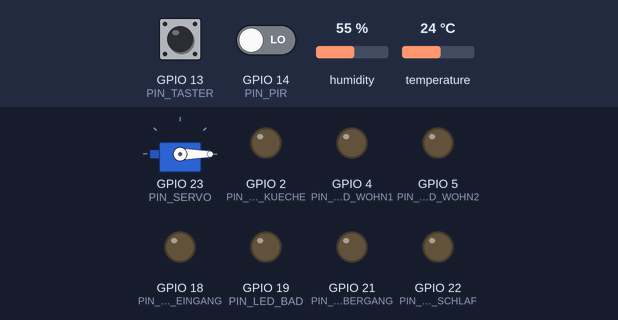
Bench run of a sketch on a simulated ESP32. Parts: servo, output pins drawn as LEDs (lit = HIGH). The inputs (shaded band) are chosen by the test bench; at power-on: GPIO 13 (PIN_TASTER) HIGH, GPIO 14 (PIN_PIR) LOW, humidity 55 %, temperature 24 °C. WiFi joins after 1.5 s; servers stay silent unless stated; no MQTT or app messages arrive unless stated; what the sketch prints to the serial monitor is not drawn.

Above: at 4.7 s.
4.8 s: GPIO 13 (PIN_TASTER) pulled LOW for 0.15 s
At 6.0 s:
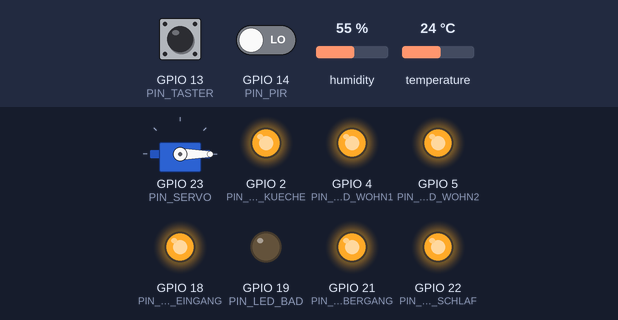
6.4 s: GPIO 14 (PIN_PIR) driven HIGH
At 7.3 s:
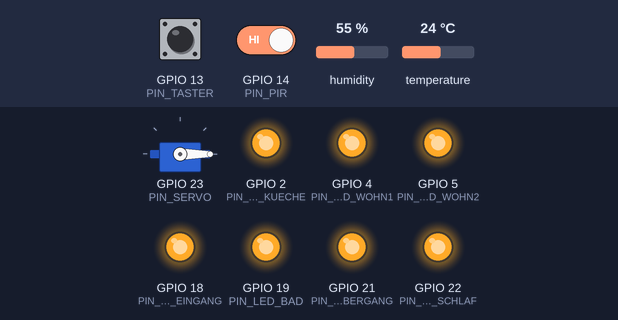
7.9 s: GPIO 13 (PIN_TASTER) pulled LOW for 1 s
At 8.6 s:
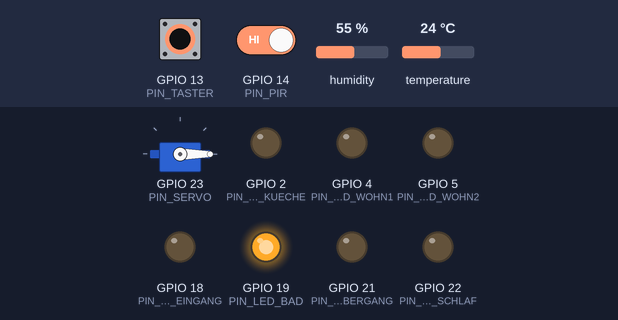
10.4 s: GPIO 13 (PIN_TASTER) pulled LOW for 3.2 s
At 11.7 s:
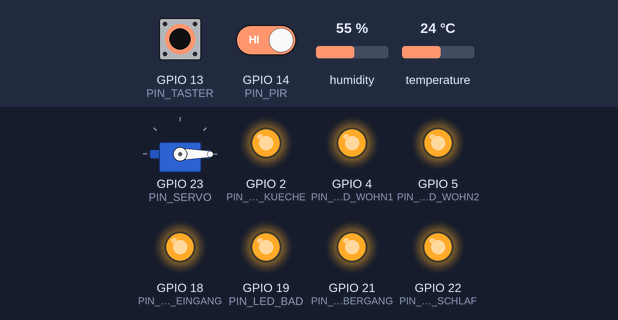
15.1 s: GPIO 14 (PIN_PIR) driven LOW
At 16.3 s:
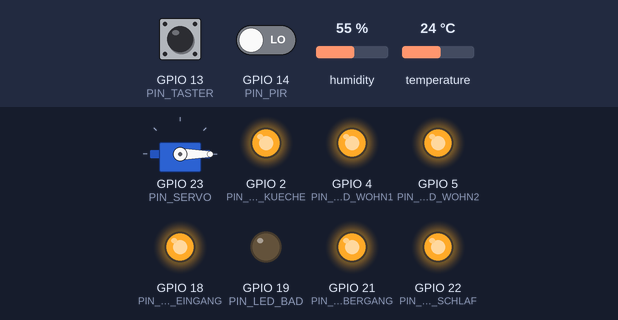
Timing chart, 0 to 17.6 s (numbered marks = the images above; inputs shaded):
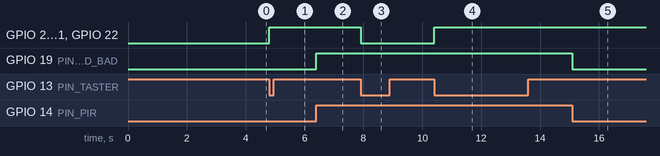

Measured:
- after the input at 4.8 s, GPIO 2 (PIN_LED_KUECHE), GPIO 4 (PIN_LED_WOHN1), GPIO 5 (PIN_LED_WOHN2), GPIO 18 (PIN_LED_EINGANG), GPIO 21 (PIN_LED_UEBERGANG), GPIO 22 (PIN_LED_SCHLAF): LOW → HIGH at once
- after the input at 6.4 s, GPIO 19 (PIN_LED_BAD): LOW → HIGH at once
- after the input at 7.9 s, GPIO 2 (PIN_LED_KUECHE), GPIO 4 (PIN_LED_WOHN1), GPIO 5 (PIN_LED_WOHN2), GPIO 18 (PIN_LED_EINGANG), GPIO 21 (PIN_LED_UEBERGANG), GPIO 22 (PIN_LED_SCHLAF): HIGH → LOW at once
- after the input at 10.4 s, GPIO 2 (PIN_LED_KUECHE), GPIO 4 (PIN_LED_WOHN1), GPIO 5 (PIN_LED_WOHN2), GPIO 18 (PIN_LED_EINGANG), GPIO 21 (PIN_LED_UEBERGANG), GPIO 22 (PIN_LED_SCHLAF): LOW → HIGH at once
- after the input at 15.1 s, GPIO 19 (PIN_LED_BAD): HIGH → LOW at once

The sketch:

esp32_mqtt.ino
```cpp
/*
  Wohnungs-ESP32 — direkter MQTT-Client über WLAN
  Benötigte Bibliotheken (Arduino IDE → Bibliotheken verwalten):
    - "PubSubClient" von Nick O'Leary
    - "DHT sensor library" von Adafruit
    - "ESP32Servo" von Kevin Harrington

  WLAN + MQTT-Zugangsdaten in den drei #define-Blöcken unten eintragen.

  Pin-Belegung (ESP32 DevKit v1):
    GPIO2   LED Küche
    GPIO4   LED Wohnbereich 1
    GPIO5   LED Wohnbereich 2
    GPIO18  LED Eingang
    GPIO19  LED Bad        (wird vom PIR gesteuert)
    GPIO21  LED Übergang
    GPIO22  LED Schlafzimmer
    GPIO23  Servo Rollo    (PWM)
    GPIO15  DHT11 Data
    GPIO13  Taster         (gegen GND, INPUT_PULLUP)
    GPIO14  PIR Sensor
*/

#include <WiFi.h>
#include <PubSubClient.h>
#include <DHT.h>
#include <ESP32Servo.h>

// ── WLAN ──────────────────────────────────────────────────────────
#define WIFI_SSID  "De MorganLANd"
#define WIFI_PASS  "Ki30Si05"

// ── MQTT-Broker ───────────────────────────────────────────────────
#define MQTT_HOST  "192.168.178.20"   // IP des PCs mit Mosquitto
#define MQTT_PORT  1883
#define MQTT_ID    "esp32-wohnung"

// ── Pins ──────────────────────────────────────────────────────────
#define PIN_LED_KUECHE     2
#define PIN_LED_WOHN1      4
#define PIN_LED_WOHN2      5
#define PIN_LED_EINGANG    18
#define PIN_LED_BAD        19
#define PIN_LED_UEBERGANG  21
#define PIN_LED_SCHLAF     22
#define PIN_SERVO          23
#define PIN_DHT            15
#define PIN_TASTER         13
#define PIN_PIR            14

// ── Objekte ───────────────────────────────────────────────────────
DHT          dht(PIN_DHT, DHT11);
Servo        rollo;
WiFiClient   wifiClient;
PubSubClient mqtt(wifiClient);

// ── Zustand ───────────────────────────────────────────────────────
bool licht_kueche    = false;
bool licht_wohn1     = false;
bool licht_wohn2     = false;
bool licht_eingang   = false;
bool licht_uebergang = false;
bool licht_schlaf    = false;
bool rollo_auf       = false;

bool pir_prev    = false;
bool taster_prev = HIGH;

unsigned long letztesSenden  = 0;
unsigned long letzterReconnect = 0;
const unsigned long SEND_INTERVAL     = 2000;
const unsigned long RECONNECT_INTERVAL = 5000;

// ── Hilfsfunktionen ───────────────────────────────────────────────

void setLicht(int pin, bool &zustand, bool an) {
  zustand = an;
  digitalWrite(pin, an ? HIGH : LOW);
}

void setAlleLichter(bool an) {
  setLicht(PIN_LED_KUECHE,    licht_kueche,    an);
  setLicht(PIN_LED_WOHN1,     licht_wohn1,     an);
  setLicht(PIN_LED_WOHN2,     licht_wohn2,     an);
  setLicht(PIN_LED_EINGANG,   licht_eingang,   an);
  setLicht(PIN_LED_UEBERGANG, licht_uebergang, an);
  setLicht(PIN_LED_SCHLAF,    licht_schlaf,    an);
}

bool irgendeinLichtAn() {
  return licht_kueche || licht_wohn1 || licht_wohn2 ||
         licht_eingang || licht_uebergang || licht_schlaf;
}

void mqttPublish(const char* topic, const char* value) {
  mqtt.publish(topic, value);
}

void sendeAlleZustaende() {
  mqttPublish("wohnung/kueche/licht/state",               licht_kueche    ? "1" : "0");
  mqttPublish("wohnung/wohnbereich/licht1/state",         licht_wohn1     ? "1" : "0");
  mqttPublish("wohnung/wohnbereich/licht2/state",         licht_wohn2     ? "1" : "0");
  mqttPublish("wohnung/eingang/licht/state",              licht_eingang   ? "1" : "0");
  mqttPublish("wohnung/bad/licht/state",                  digitalRead(PIN_LED_BAD) ? "1" : "0");
  mqttPublish("wohnung/uebergang/licht/state",            licht_uebergang ? "1" : "0");
  mqttPublish("wohnung/schlafzimmer/licht/state",         licht_schlaf    ? "1" : "0");
  mqttPublish("wohnung/fenster/rollo/state",              rollo_auf       ? "AUF" : "ZU");

  float temp = dht.readTemperature();
  if (!isnan(temp)) {
    char buf[8];
    dtostrf(temp, 4, 1, buf);
    mqttPublish("wohnung/schlafzimmer/temperatur/state", buf);
  }
}

// ── MQTT-Callback (eingehende Befehle) ────────────────────────────

void mqttCallback(char* topic, byte* payload, unsigned int length) {
  String t = String(topic);
  String v = "";
  for (unsigned int i = 0; i < length; i++) v += (char)payload[i];

  bool an = (v == "1");

  if      (t == "wohnung/kueche/licht/cmd")         setLicht(PIN_LED_KUECHE,    licht_kueche,    an);
  else if (t == "wohnung/wohnbereich/licht1/cmd")   setLicht(PIN_LED_WOHN1,     licht_wohn1,     an);
  else if (t == "wohnung/wohnbereich/licht2/cmd")   setLicht(PIN_LED_WOHN2,     licht_wohn2,     an);
  else if (t == "wohnung/eingang/licht/cmd")        setLicht(PIN_LED_EINGANG,   licht_eingang,   an);
  else if (t == "wohnung/uebergang/licht/cmd")      setLicht(PIN_LED_UEBERGANG, licht_uebergang, an);
  else if (t == "wohnung/schlafzimmer/licht/cmd")   setLicht(PIN_LED_SCHLAF,    licht_schlaf,    an);
  else if (t == "wohnung/fenster/rollo/cmd") {
    if (v == "auf") {
      rollo.write(90);
      rollo_auf = true;
      mqttPublish("wohnung/fenster/rollo/state", "AUF");
    } else if (v == "zu") {
      rollo.write(0);
      rollo_auf = false;
      mqttPublish("wohnung/fenster/rollo/state", "ZU");
    }
    return;  // Zustand schon gesendet, kein sendeAlleZustaende nötig
  }

  // Nach Lichtbefehl aktuellen State rückmelden
  sendeAlleZustaende();
}

// ── WLAN & MQTT verbinden ─────────────────────────────────────────

void verbindeWLAN() {
  Serial.print("[WiFi] Verbinde mit ");
  Serial.println(WIFI_SSID);
  WiFi.begin(WIFI_SSID, WIFI_PASS);
  while (WiFi.status() != WL_CONNECTED) {
    delay(500);
    Serial.print(".");
  }
  Serial.print("\n[WiFi] Verbunden, IP: ");
  Serial.println(WiFi.localIP());
}

bool verbindeMQTT() {
  if (mqtt.connect(MQTT_ID)) {
    Serial.println("[MQTT] Verbunden");
    mqtt.subscribe("wohnung/+/+/cmd");
    sendeAlleZustaende();
    return true;
  }
  Serial.print("[MQTT] Fehler rc=");
  Serial.println(mqtt.state());
  return false;
}

// ── Setup ─────────────────────────────────────────────────────────

void setup() {
  Serial.begin(115200);

  pinMode(PIN_LED_KUECHE,    OUTPUT);
  pinMode(PIN_LED_WOHN1,     OUTPUT);
  pinMode(PIN_LED_WOHN2,     OUTPUT);
  pinMode(PIN_LED_EINGANG,   OUTPUT);
  pinMode(PIN_LED_BAD,       OUTPUT);
  pinMode(PIN_LED_UEBERGANG, OUTPUT);
  pinMode(PIN_LED_SCHLAF,    OUTPUT);

  rollo.attach(PIN_SERVO);
  rollo.write(0);

  dht.begin();

  pinMode(PIN_TASTER, INPUT_PULLUP);
  pinMode(PIN_PIR,    INPUT);

  verbindeWLAN();

  mqtt.setServer(MQTT_HOST, MQTT_PORT);
  mqtt.setCallback(mqttCallback);
  verbindeMQTT();

  delay(2000);  // DHT11 Aufwärmzeit
}

// ── Loop ──────────────────────────────────────────────────────────

void loop() {

  // ── 1. WLAN + MQTT Reconnect ───────────────────────────────────
  if (WiFi.status() != WL_CONNECTED) {
    verbindeWLAN();
  }
  if (!mqtt.connected()) {
    unsigned long jetzt = millis();
    if (jetzt - letzterReconnect >= RECONNECT_INTERVAL) {
      letzterReconnect = jetzt;
      verbindeMQTT();
    }
  }
  mqtt.loop();

  // ── 2. Taster: zentrales An/Aus (Flankenerkennung) ─────────────
  bool taster_jetzt = digitalRead(PIN_TASTER);
  if (taster_jetzt == LOW && taster_prev == HIGH) {
    setAlleLichter(!irgendeinLichtAn());
    sendeAlleZustaende();
  }
  taster_prev = taster_jetzt;

  // ── 3. PIR: Bad-Licht automatisch steuern ──────────────────────
  bool pir_jetzt = digitalRead(PIN_PIR);
  if (pir_jetzt != pir_prev) {
    digitalWrite(PIN_LED_BAD, pir_jetzt ? HIGH : LOW);
    mqttPublish("wohnung/bad/pir/state",   pir_jetzt ? "1" : "0");
    mqttPublish("wohnung/bad/licht/state", pir_jetzt ? "1" : "0");
    pir_prev = pir_jetzt;
  }

  // ── 4. Alle Zustände periodisch senden ─────────────────────────
  if (millis() - letztesSenden >= SEND_INTERVAL) {
    if (mqtt.connected()) sendeAlleZustaende();
    letztesSenden = millis();
  }
}
```
